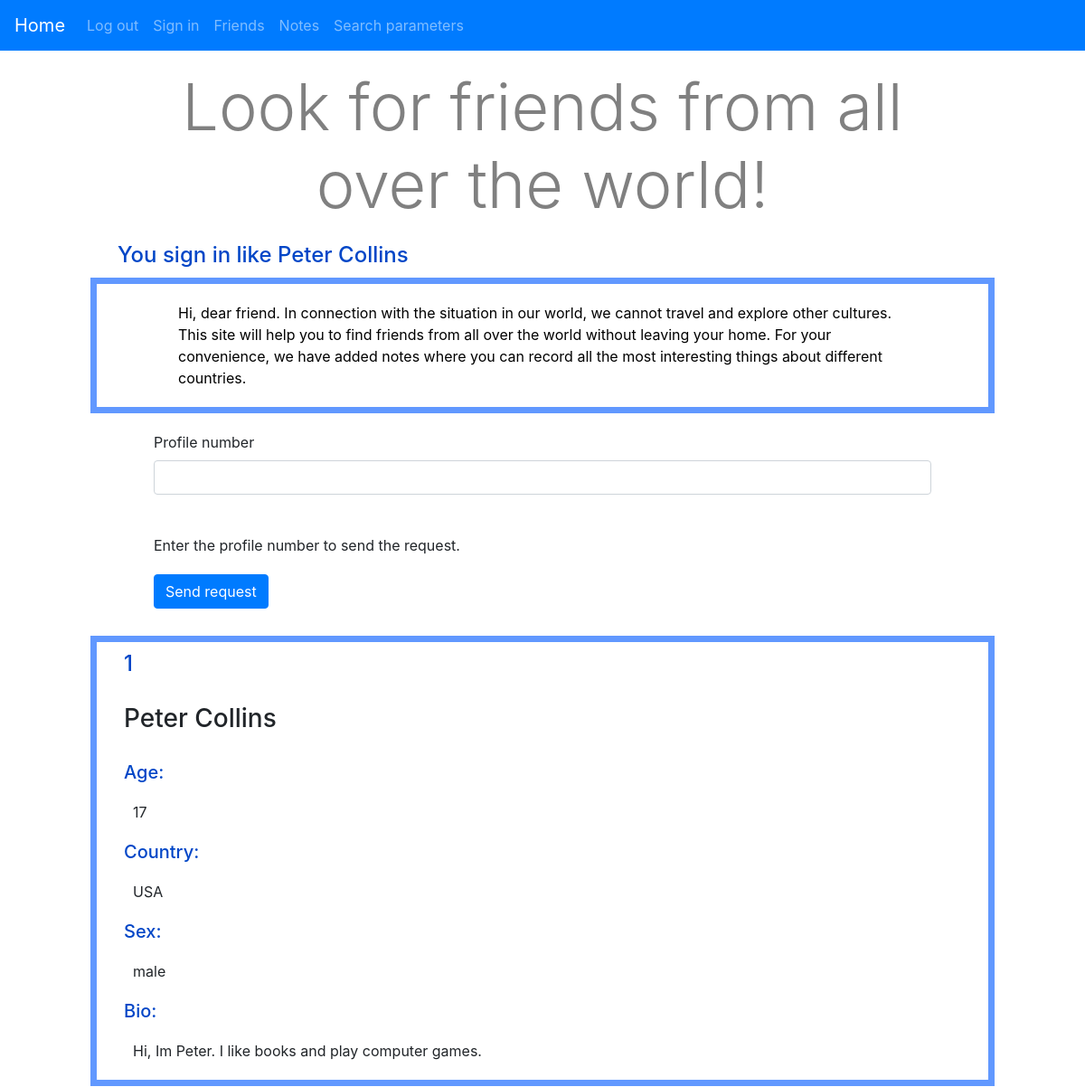
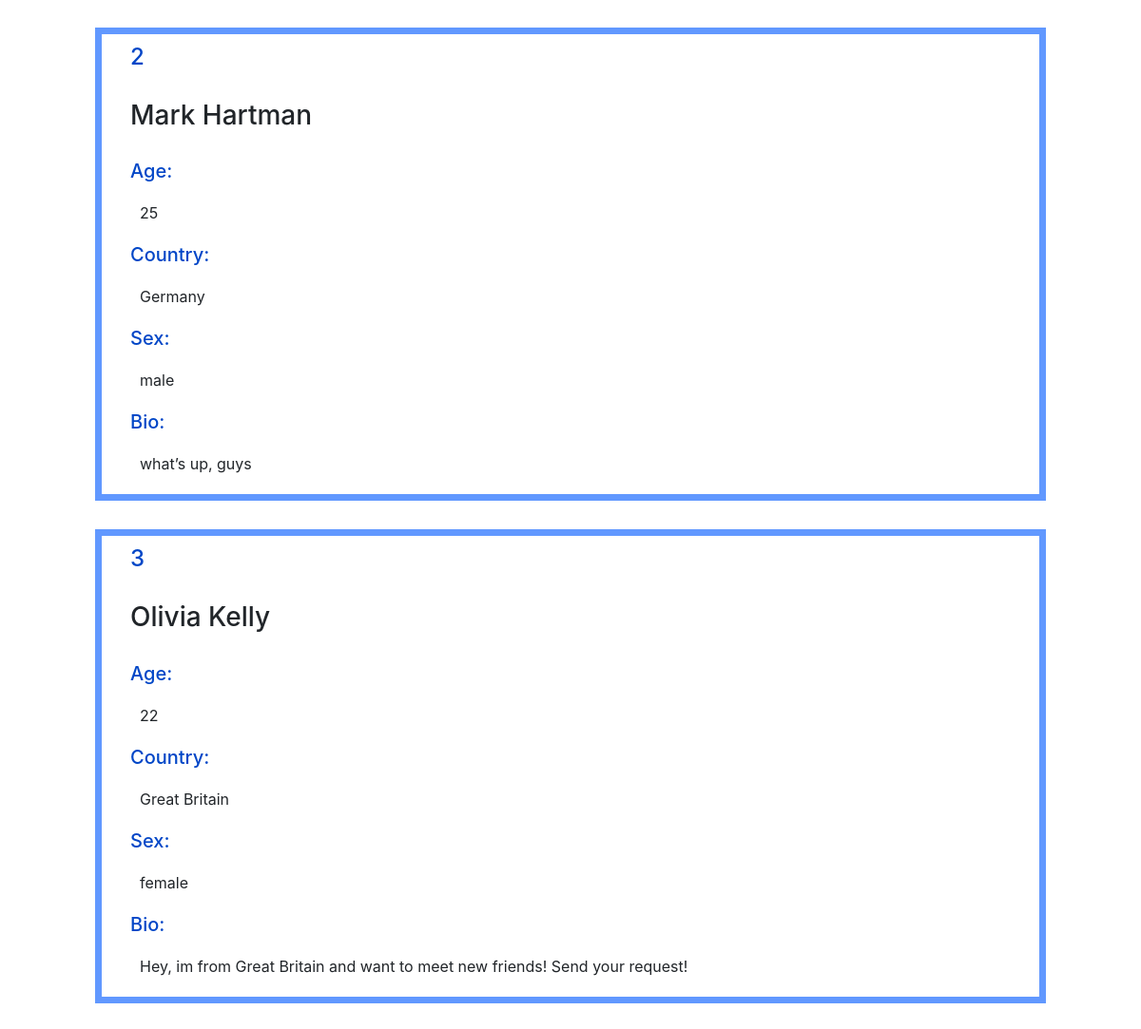
Page /index (signed in) on the committed database (2 pictures, top to bottom).
### data/users.py (models this page shows)
class User(SqlAlchemyBase, UserMixin):
    __tablename__ = 'users'
    id = sqlalchemy.Column(sqlalchemy.Integer, primary_key=True, autoincrement=True)
    name = sqlalchemy.Column(sqlalchemy.String)
    surname = sqlalchemy.Column(sqlalchemy.String)
    age = sqlalchemy.Column(sqlalchemy.Integer)
    country = sqlalchemy.Column(sqlalchemy.String)
    sex = sqlalchemy.Column(sqlalchemy.String)
    password = sqlalchemy.Column(sqlalchemy.String)
    email = sqlalchemy.Column(sqlalchemy.String, unique=True)
    bio = sqlalchemy.Column(sqlalchemy.String)
    photo = sqlalchemy.Column(sqlalchemy.String)
    profiles = orm.relation("Profiles", back_populates='user')
    parameters = orm.relation("Parameter", back_populates='user')
    notes = orm.relation("Note", back_populates='user')

### data/profiles.py (models this page shows)
class Profiles(SqlAlchemyBase):
    __tablename__ = 'profiles'
    id = sqlalchemy.Column(sqlalchemy.Integer,
                           primary_key=True, autoincrement=True)
    user_id = sqlalchemy.Column(sqlalchemy.Integer,
                                sqlalchemy.ForeignKey("users.id"))
    user = orm.relation('User')

### main.py (the view, shortened to what this page needs)
@app.route('/', methods=['GET', 'POST'])
@app.route('/index', methods=['GET', 'POST'])
def index():
    form = RequestForm()
    if current_user.is_authenticated:  # проверим может ли быть установлен параметр поика
        parameter = session.query(parameters.Parameter).filter(parameters.Parameter.user_id == current_user.id).first()
    else:
        parameter = ''
    profiles_list = sort_profiles(parameter)  # получаем список анкет, подходящих под параметры
    return render_template('main.html', title='Home page',
                           profs=profiles_list, form=form)

### forms.py
class RequestForm(FlaskForm):
    profile_id = StringField('Profile number', validators=[DataRequired()])
    submit = SubmitField('Send request')

### data/db_session.py (called while the page is built)
def create_session() -> Session:
    global __factory
    return __factory()

### main.py (called while the page is built, shortened)
def sort_profiles(parameter):  # сортируем анкеты по праметрам
    profiles_list_all = []
    profiles_list = []
    for profile in session.query(profiles.Profiles):
        profiles_list_all.append([profile, session.query(users.User).filter(
            users.User.id == profile.user_id).first()])  # получаем все анкеты
    if not parameter:  # если параметр сортировки не задан, то возвращаем полный список анкет
        return profiles_list_all

@login_manager.user_loader
def load_user(user_id):
    session = db_session.create_session()
    return session.query(users.User).get(user_id)

### templates/main.html (shortened to what this page needs)
{% extends "base.html" %}
{% block content %}
<div class='content1'>
    <p class="display-3" align="center" style='padding-top:50px; color:grey;'>Look for friends from all over the
        world!</p>
    {%if current_user.is_authenticated%}
    <h4>You sign in like {{current_user.name}} {{current_user.surname}}</h4>
    {% else %}
    <h4>You are not logged in.</h4>
    {% endif %}
    <div id='inform' style='border: 7px solid #6198ff; width: 1000px;'>
        <p style="padding:0 50px; color: black;">Hi, dear friend. In connection with the situation in our world, we
            cannot travel and explore other cultures. This site will help you to find friends from all over the world
            without leaving your home. For your convenience, we have added notes where you can record all the most
            interesting things about different countries.</p>
    </div>
    <div id="profiles">
        <form action="" method="post">
            <p>
                {{ form.profile_id.label }}<br>
                {{ form.profile_id(class="form-control", type="number") }}<br>
            </p>
            <p>Enter the profile number to send the request.</p>
            <p>{{ form.submit(type="submit", class="btn btn-primary") }}</p>
        </form>
        {% for i in profs: %}
        <div style='margin:30px 0;border: 7px solid #6198ff; width: 1000px;'>
            <h4>{{i[0].id}}</h4>
            <h3>{{i[1].name}} {{i[1].surname}}</h3>
            <h5>Age: </h5>
            <p>{{i[1].age}}</p>
            <h5>Country: </h5>
            <p>{{i[1].country}}</p>
            <h5>Sex: </h5>
            <p>{{i[1].sex}}</p>
            <h5>Bio: </h5>
            <p>{{i[1].bio}}</p>
        </div>
        {% endfor %}
    </div>
</div>
{% endblock %}

### templates/base.html (style rules this page uses)
div.content1 { margin:0 auto; width: 1000px; min-height: 750px; background-color: white; padding: 5px 0px; }

### templates/main.html (style rules this page uses)
h5 { color: #0046c7; margin: 0 30px; }
p { margin: 20px 40px; }
form { margin: 20px 30px; }
h3 { margin: 30px 30px; }
h4 { color: #0046c7; margin: 10px 30px; }

### rows in the picture
User: name "Peter", surname "Collins"
Profiles: id "1", name "Peter", surname "Collins", age "17", country "USA", sex "male", bio "Hi, Im Peter. I like books and play computer games."
Profiles: id "2", name "Mark", surname "Hartman", age "25", country "Germany", sex "male", bio "what’s up, guys"
Profiles: id "3", name "Olivia", surname "Kelly", age "22", country "Great Britain", sex "female", bio "Hey, im from Great Britain and want to meet new friends! Send your request!"
